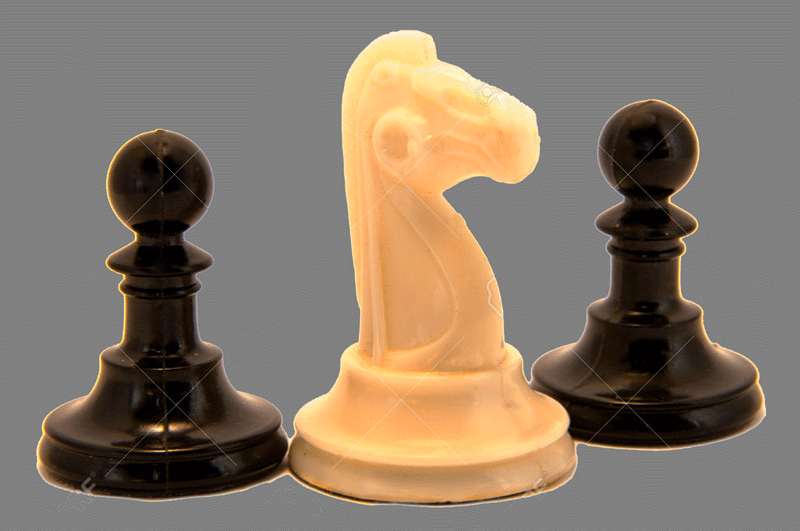
#> input picture Complementar/Limearização/xadrez.png, 800 x 531 px
$ python limearizacaoTeste01.py
#> lines starting #> are read from the running program, lines starting #| are printed output that depends on the picture
### Complementar/src/navFunc/limiar2.py
def limiar2 (Filter):
    ### Imports
    import numpy as np
    import matplotlib.pyplot as plt
    import math as m
    import navFunc as nf

    # Load image into numpy matrix

    A = Filter.img

    size = nf.structtype()
    size.A = nf.structtype()
    size.A.lin, size.A.col = A.shape

    #################### Limiar
    Tmin = np.min(A)
    Tmax = np.max(A)
    D = np.zeros(A.shape)

    for j in range((0), size.A.lin):
        for k in range((0), size.A.col):

            if A[j,k] < Filter.limiar:
                D[j, k] = Tmin
            else:
                D[j, k] = Tmax

    D = np.uint8(D)

    print('################################')
    print('Process finished')
    print('Limiar has been applied')
    print('################################')

    return D

### Complementar/Limearização/limearizacaoTeste01.py
##########################################################################################
##########################################################################################
############################################# PDI ########################################
##########################################################################################
# Just opne imagem using cv2, matplotlib e cv2
#
# Navar M M N
# 02-10-2016
##########################################################################################
##########################################################################################
# Load necessary(or not) modules
import cv2
import numpy as np
import matplotlib.pyplot as plt
import math as m
import navFunc as nf
from navFunc.cls import cls


##########################################################################################
#### Open imagem:
img = cv2.imread('xadrez.png',cv2.IMREAD_GRAYSCALE)
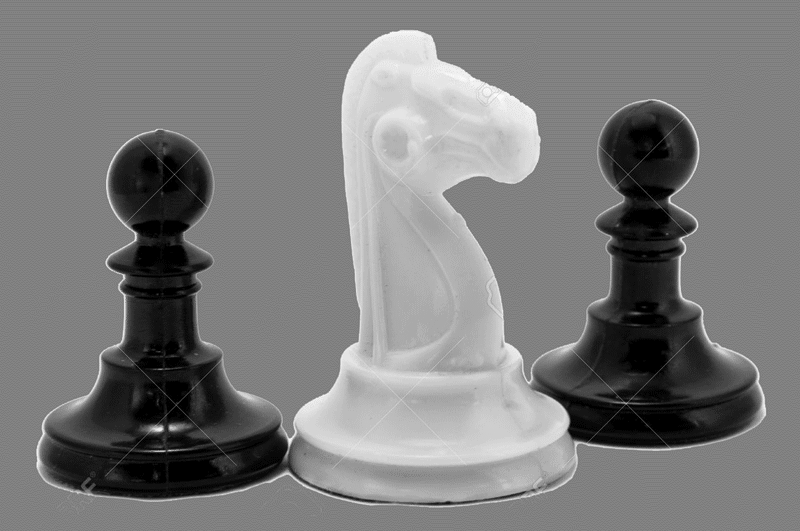
#> img: shape (531, 800); min 0, max 249, mean 122.6

    ##### Pre-sets #######################################################################
    # Load image into numpy matrix
Filter = nf.structtype()                # Cria variavel do tipo struct (similar ao matlab)

Filter.img = np.array(img)

Filter.imgSize = nf.structtype()
Filter.imgSize.lin, Filter.imgSize.col = Filter.img.shape

Filter.limiar = 139

# Kernel def:

numAp = 1;
U = np.zeros((numAp, Filter.imgSize.lin, Filter.imgSize.col))

#############################################################################################
########### Method apllication:

for k in range(0, numAp):
    if k == 0:
        U[k,:,:] = nf.limiar2(Filter)
        print(U[k, :, :])
    else:
        Filter.img = U[k-1,:,:]
        U[k, :, :] = nf.limiar2(Filter)
        print(U[k,:,:])
#> this loop made 1 pass

#############################################################################################
########## Plot images:

########## Using matplotlib #################

plt.imshow(U[(numAp - 1),:,:], 'gray')
plt.title('Img após limearização em intensidade %d ' %Filter.limiar)

'''
plt.subplot(121), plt.imshow(img, 'gray')
plt.subplot(121).set_title('Img original')
plt.subplot(122), plt.imshow(U[(numAp - 1),:,:], 'gray')
plt.subplot(122).set_title('Img c/ após limearização em intensidade %d ' %Filter.limiar)
'''

plt.show()
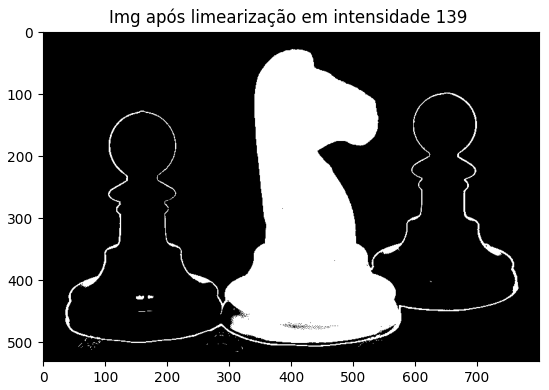
#> figure drawn by matplotlib, 1 panel
########## Using matplotlib #################

'''
cv2.namedWindow('image 1')
cv2.imshow('image 1', img)
cv2.namedWindow('image 2')
cv2.imshow('image 2', U)
cv2.waitKey(0)
cv2.destroyAllWindows()
'''
